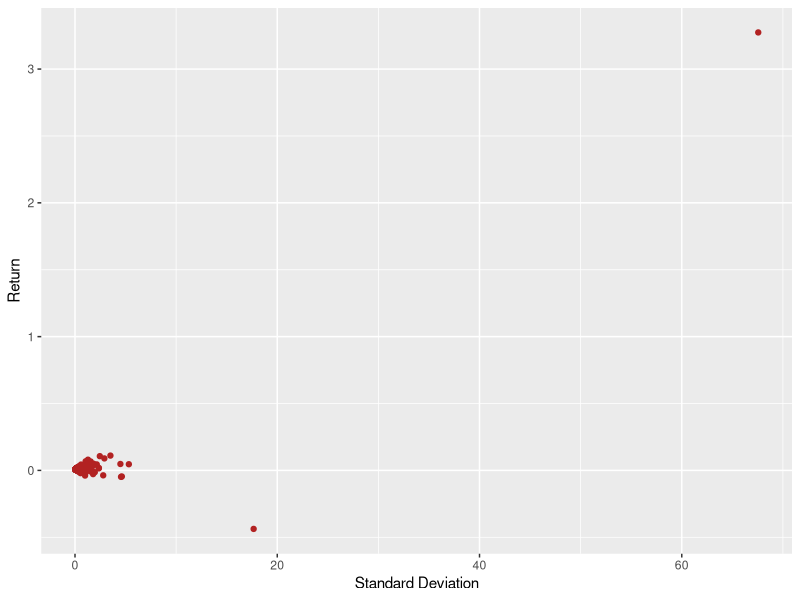
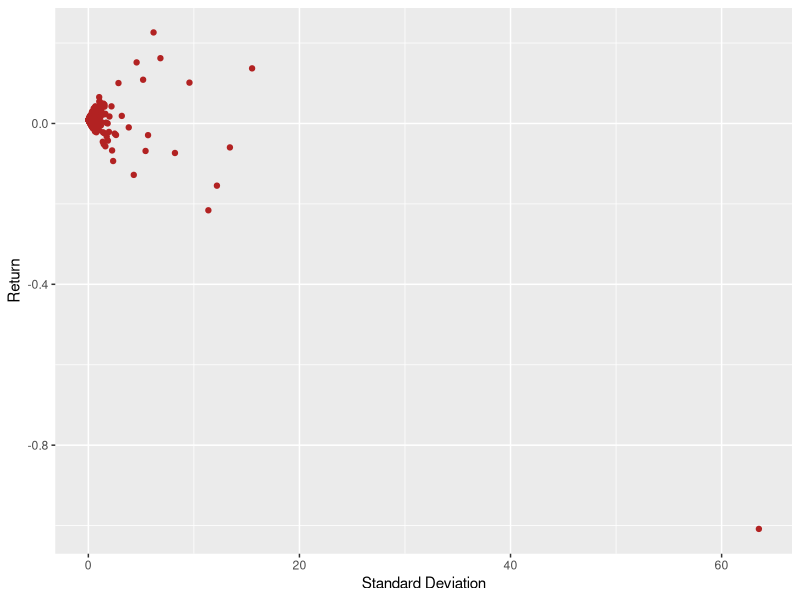
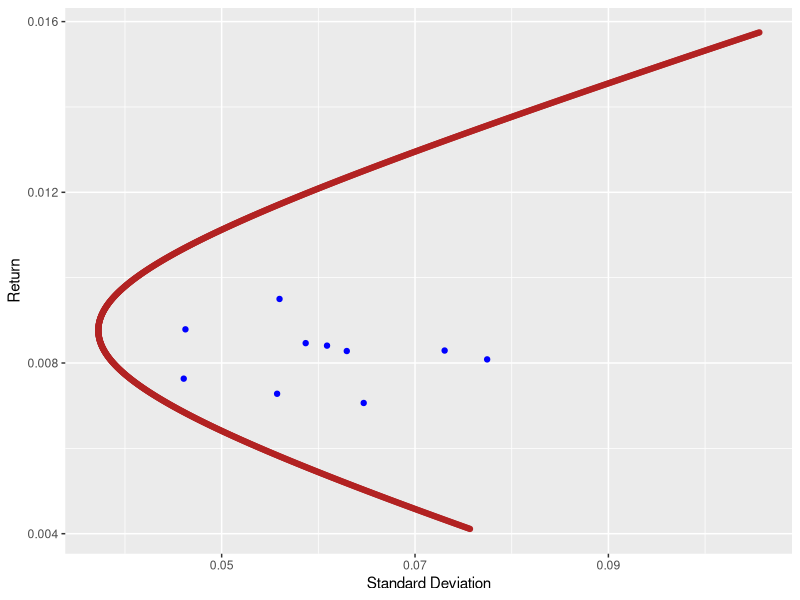
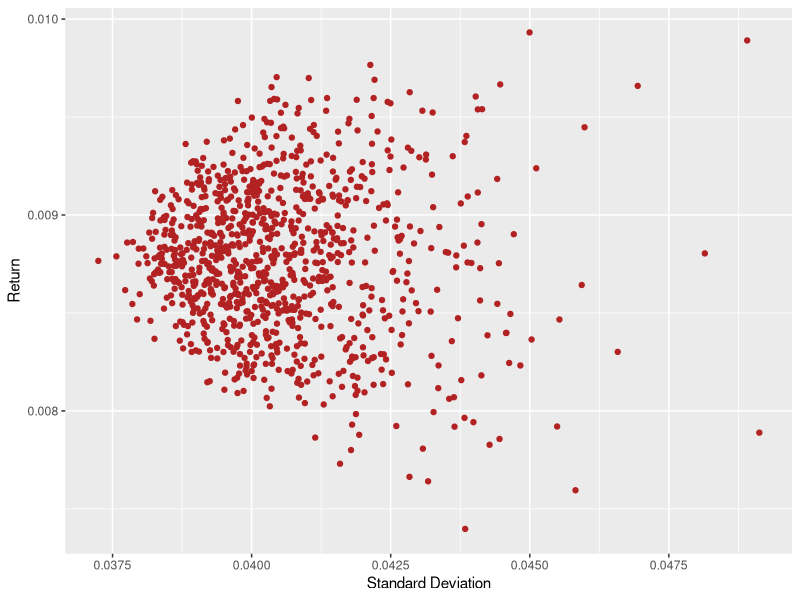
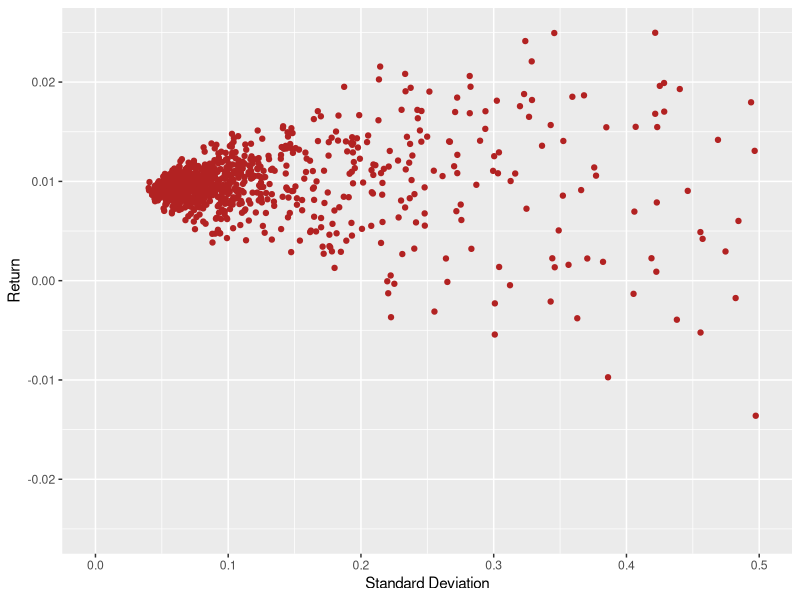
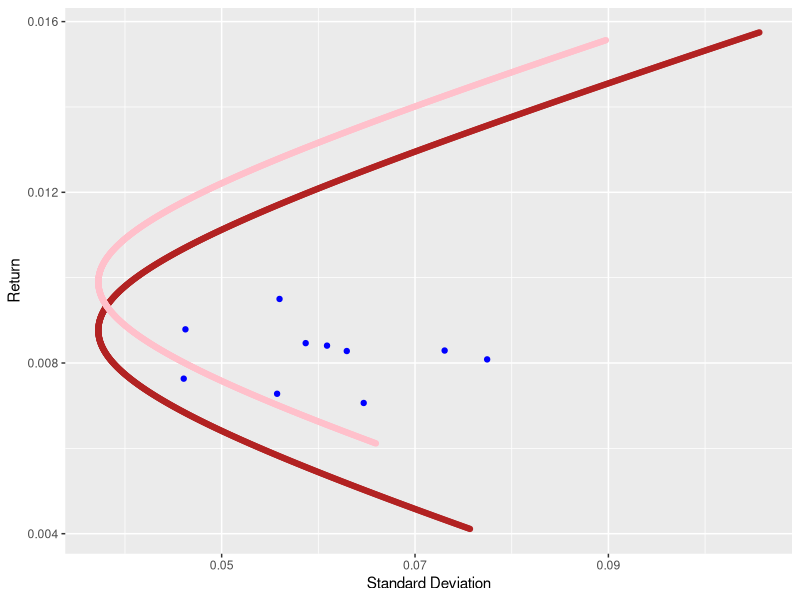
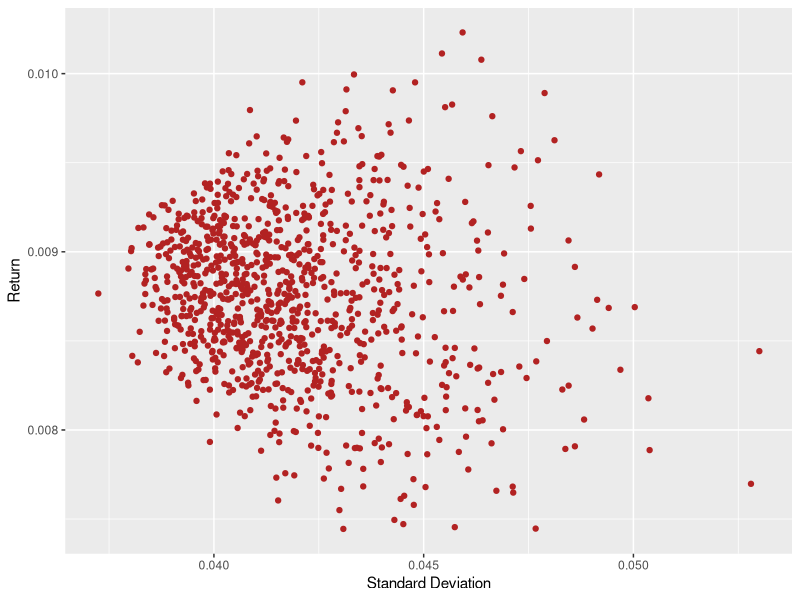
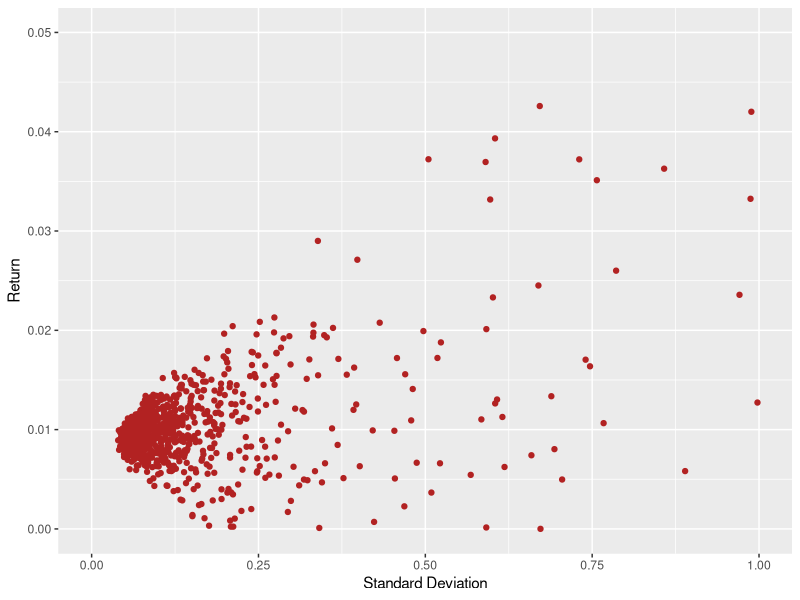

Recreate these plots in R, in order.
library(readr)
library(MASS)
library(ggplot2)
library(psych)
setwd("~/Applied_Quant_Finance")
rm(list=ls())

#Question 1A
raw <- read_csv("Prob_Set_2.csv")
raw <- raw/100
industry_returns <- as.matrix(raw[,2:11])

vcov_mat <- cov(industry_returns)
v_inv <- ginv(vcov_mat) 
mean_return <- sapply(as.list(as.data.frame(industry_returns+1)), geometric.mean) - 1
mean_rf <- geometric.mean(raw$`Risk-free rate` + 1) - 1
mean_return2 <- mean_return - mean_rf

one_v <- rep(1, 10)
mvp_weights <- (v_inv %*% one_v) / as.vector((t(one_v) %*% v_inv %*% one_v))
tan_weights <- (v_inv %*% mean_return2) / (as.vector(t(one_v) %*% v_inv %*% mean_return2))

mvp_return <- mean_return %*% mvp_weights
tan_return <- mean_return %*% tan_weights

mvp_sd <- (t(mvp_weights) %*% vcov_mat %*% mvp_weights)^(1/2)
tan_sd <- (t(tan_weights) %*% vcov_mat %*% tan_weights)^(1/2)

monthly_mvp <- industry_returns %*% mvp_weights
monthly_tan <- industry_returns %*% tan_weights
cov_two_port <- t(tan_weights) %*% vcov_mat %*% mvp_weights

weights <- seq(-5, 5, .01)
efficient_frontier <- data.frame(ret = numeric(), sd = numeric())
for (w in weights){
  multi_sd <- (w^2 * mvp_sd^2 + (1-w)^2 * tan_sd^2 + 2*w*(1-w)*cov_two_port)^(1/2)
  multi_return <- w*mvp_return + (1-w)*tan_return
  temp = data.frame(ret = multi_return, sd = multi_sd)
  efficient_frontier <- rbind(efficient_frontier, temp)
}

industry_sd1 <- sapply(as.list(as.data.frame(industry_returns)), sd)

industries <- data.frame(mean_r = mean_return, i_sd = industry_sd1)

first_plot <- ggplot(data = efficient_frontier, aes(x = sd, y = ret)) + 
              geom_point(color="firebrick") + 
              geom_point(aes(x=i_sd, y = mean_r), data = industries, color="blue") +
              labs(x="Standard Deviation", y="Return")

#Question 1B
industry_sd <- industry_sd1 / sqrt(1069)
mean_return_inc <- mean_return2 + industry_sd
tan_weights2 <- (v_inv %*% mean_return_inc) / (as.vector(t(one_v) %*% v_inv %*% mean_return_inc))

tan_return2 <- (mean_return + industry_sd) %*% tan_weights2
tan_sd2 <- (t(tan_weights2) %*% vcov_mat %*% tan_weights2)^(1/2)

mvp_return2 <-  (mean_return + industry_sd) %*% mvp_weights

monthly_mvp2 <- industry_returns %*% mvp_weights
monthly_tan2 <- industry_returns %*% tan_weights2
cov_two_port2 <- t(tan_weights2) %*% vcov_mat %*% mvp_weights

weights <- seq(-5, 5, .01)
efficient_frontier2 <- data.frame(ret = numeric(), sd = numeric())
for (w in weights){
  multi_sd <- (w^2 * mvp_sd^2 + (1-w)^2 * tan_sd2^2 + 2*w*(1-w)*cov_two_port2)^(1/2)
  multi_return <- w*mvp_return2 + (1-w)*tan_return2
  temp = data.frame(ret = multi_return, sd = multi_sd)
  efficient_frontier2 <- rbind(efficient_frontier2, temp)
}

second_plot <- ggplot(data = efficient_frontier, aes(x = sd, y = ret)) + 
              geom_point(color="firebrick") + 
              geom_point(aes(x=i_sd, y = mean_r), data = industries, color="blue") +
              geom_point(aes(x=sd, y=ret), data=efficient_frontier2, color = "pink") +
              labs(x="Standard Deviation", y="Return")

#Question 1C
var_only_mat <- vcov_mat
var_only_mat[upper.tri(var_only_mat) | lower.tri(var_only_mat)] = 0
v_only_inv = ginv(var_only_mat)

tan_weights3 <- (v_only_inv %*% mean_return2) / (as.vector(t(one_v) %*% v_only_inv %*% 
                                                           mean_return2))
tan_return3 <- mean_return %*% tan_weights3
tan_sd3 <- (t(tan_weights3) %*% var_only_mat %*% tan_weights3)^(1/2)

mvp_weights3 <- (v_only_inv %*% one_v) / as.vector((t(one_v) %*% v_only_inv %*% one_v))
mvp_return3 <- mean_return %*% mvp_weights3
mvp_sd3 <- (t(mvp_weights3) %*% var_only_mat %*% mvp_weights3)^(1/2)

monthly_mvp3 <- industry_returns %*% mvp_weights3
monthly_tan3 <- industry_returns %*% tan_weights3
cov_two_port3 <- t(tan_weights3) %*% var_only_mat %*% mvp_weights3

weights <- seq(-25, 25, .01)
efficient_frontier3 <- data.frame(ret = numeric(), sd = numeric())
for (w in weights){
  multi_sd <- (w^2 * mvp_sd3^2 + (1-w)^2 * tan_sd3^2 + 2*w*(1-w)*cov_two_port3 )^(1/2) 
  multi_return <- w*mvp_return3 + (1-w)*tan_return3
  temp = data.frame(ret = multi_return, sd = multi_sd)
  efficient_frontier3 <- rbind(efficient_frontier3, temp)
}

third_plot <- ggplot(data = efficient_frontier, aes(x = sd, y = ret)) + 
              geom_point(color="firebrick") + 
              geom_point(aes(x=i_sd, y = mean_r), data = industries, color="blue") +
              geom_point(aes(x=sd, y=ret), data=efficient_frontier2, color = "pink") +
              geom_point(aes(x=sd, y=ret), data=efficient_frontier3, color = "green") +
              labs(x="Standard Deviation", y="Return")

#Question 1C Continued
new_cov <- diag(10)

tan_weights4 <- (v_only_inv %*% mean_return2) / (as.vector(t(one_v) %*% new_cov %*% 
                                                             mean_return2))

tan_weights4 <- tan_weights4 / sum(tan_weights4)
tan_return4 <- mean_return %*% tan_weights4
tan_sd4 <- (t(tan_weights4) %*% new_cov %*% tan_weights4)^(1/2)

mvp_weights4 <- (v_only_inv %*% one_v) / as.vector((t(one_v) %*% new_cov %*% one_v))
mvp_weights4 <- mvp_weights4 / sum(mvp_weights4)
mvp_return4 <- mean_return %*% mvp_weights4
mvp_sd4 <- (t(mvp_weights4) %*% new_cov %*% mvp_weights4)^(1/2)

monthly_mvp4 <- industry_returns %*% mvp_weights4
monthly_tan4 <- industry_returns %*% tan_weights4
cov_two_port4 <- t(tan_weights4) %*% new_cov %*% mvp_weights4

weights <- seq(-5, 5, .01)
efficient_frontier4 <- data.frame(ret = numeric(), sd = numeric())
for (w in weights){
  multi_sd <- (w^2 * mvp_sd4^2 + (1-w)^2 * tan_sd4^2 + 2*w*(1-w)*cov_two_port4)^(1/2) 
  multi_return <- w*mvp_return4 + (1-w)*tan_return4
  temp = data.frame(ret = multi_return, sd = multi_sd)
  efficient_frontier4 <- rbind(efficient_frontier4, temp)
}

third_plot_2 <- ggplot(data = efficient_frontier, aes(x = sd, y = ret)) + 
  geom_point(color="firebrick") + 
  geom_point(aes(x=i_sd, y = mean_r), data = industries, color="blue") +
  geom_point(aes(x=sd, y=ret), data=efficient_frontier2, color = "pink") +
  geom_point(aes(x=sd, y=ret), data=efficient_frontier3, color = "green") + 
  geom_point(aes(x=sd, y=ret), data=efficient_frontier4, color = "black")
  labs(x="Standard Deviation", y="Return")
#For Questions 1D and 1E
num_months <- 60

#Question 1D
total_portfolio_normal <- data.frame(var_return = mvp_return, var_sd = mvp_sd, tangency_return = tan_return, tangency_sd = tan_sd)
highest_weight1 <- numeric()
for (i in 1:1000){
  predicted_IR <- mvrnorm(n = num_months, mu = mean_return, Sigma = vcov_mat)
  vcov_mat_p <- cov(predicted_IR)
  v_inv_p <- ginv(vcov_mat_p) 
  mean_return_p <- sapply(as.list(as.data.frame(predicted_IR)), mean)
  mean_return_p2 <- mean_return_p - mean_rf
  
  mvp_weights_p <- (v_inv_p %*% one_v) / as.vector((t(one_v) %*% v_inv_p %*% one_v))
  tan_weights_p <- (v_inv_p %*% mean_return_p2) / (as.vector(t(one_v) %*% v_inv_p %*% mean_return_p2))
  
  mvp_return_p <- mean_return %*% mvp_weights_p
  tan_return_p <- mean_return %*% tan_weights_p
  
  mvp_sd_p <- (t(mvp_weights_p) %*% vcov_mat %*% mvp_weights_p)^(1/2)
  tan_sd_p <- (t(tan_weights_p) %*% vcov_mat %*% tan_weights_p)^(1/2)
  
  highest_weight1 <- c(highest_weight1, max(tan_weights_p))
  temp <- data.frame(var_return = mvp_return_p, var_sd = mvp_sd_p, tangency_return = tan_return_p, tangency_sd = tan_sd_p)
  total_portfolio_normal <- rbind(total_portfolio_normal, temp)
}

fourth_plot <- ggplot(data = total_portfolio_normal, aes(x=var_sd, y=var_return)) +
               geom_point(color = "firebrick") + labs(x="Standard Deviation", y="Return")
fifth_plot <- ggplot(data = total_portfolio_normal, aes(x=tangency_sd, y=tangency_return)) +
              geom_point(color = "firebrick") + labs(x="Standard Deviation", y="Return")
sixth_plot <- ggplot(data = total_portfolio_normal, aes(x=tangency_sd, y=tangency_return)) +
              geom_point(color = "firebrick") + xlim(0,1) + ylim(0, .05) + labs(x="Standard Deviation", y="Return")


#Question 1E
highest_weight2 <- numeric()
total_portfolio_boot <- data.frame(var_return = mvp_return, var_sd = mvp_sd, tangency_return = tan_return, tangency_sd = tan_sd)
for (i in 1:1000){
  indices <- sample(1:1069, num_months)
  predicted_IR <- industry_returns[indices,]
  vcov_mat_p <- cov(predicted_IR)
  v_inv_p <- ginv(vcov_mat_p) 
  mean_return_p <- sapply(as.list(as.data.frame(predicted_IR)), mean)
  mean_return_p2 <- mean_return_p - mean_rf
  
  mvp_weights_p <- (v_inv_p %*% one_v) / as.vector((t(one_v) %*% v_inv_p %*% one_v))
  tan_weights_p <- (v_inv_p %*% mean_return_p2) / (as.vector(t(one_v) %*% v_inv_p %*% mean_return_p2))
  
  mvp_return_p <- mean_return %*% mvp_weights_p
  tan_return_p <- mean_return %*% tan_weights_p
  
  mvp_sd_p <- (t(mvp_weights_p) %*% vcov_mat %*% mvp_weights_p)^(1/2)
  tan_sd_p <- (t(tan_weights_p) %*% vcov_mat %*% tan_weights_p)^(1/2)
  
  highest_weight2 <- c(highest_weight2, max(tan_weights_p))
  temp <- data.frame(var_return = mvp_return_p, var_sd = mvp_sd_p, tangency_return = tan_return_p, tangency_sd = tan_sd_p)
  total_portfolio_boot <- rbind(total_portfolio_boot, temp)
}

seventh_plot <- ggplot(data = total_portfolio_boot, aes(x=var_sd, y=var_return)) +
                geom_point(color = "firebrick") + labs(x="Standard Deviation", y="Return")
eigth_plot <- ggplot(data = total_portfolio_boot, aes(x=tangency_sd, y=tangency_return)) +
              geom_point(color = "firebrick") + labs(x="Standard Deviation", y="Return")
ninth_plot <- ggplot(data = total_portfolio_boot, aes(x=tangency_sd, y=tangency_return)) +
              geom_point(color = "firebrick") + xlim(0,.5) + ylim(-.025, .025) + labs(x="Standard Deviation", y="Return")

test_plot <- ggplot(data = total_portfolio_boot, aes(x=tangency_sd, y=tangency_return)) +
             geom_point(color = "firebrick") + 
             geom_point(data = total_portfolio_normal, aes(x=tangency_sd, y=tangency_return), color = "blue") + 
             xlim(0, 15) + ylim(-.5, .5) + labs(x="Standard Deviation", y="Return")